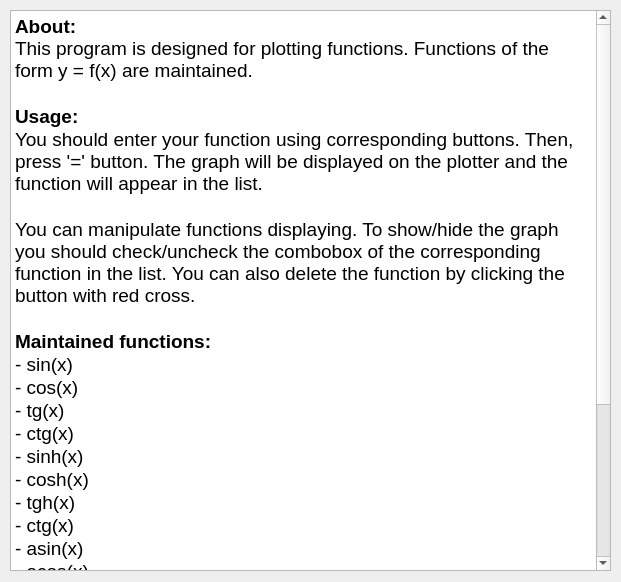
<?xml version="1.0" encoding="UTF-8"?>
<ui version="4.0">
 <class>AboutDeveloper</class>
 <widget class="QDialog" name="AboutDeveloper">
  <property name="geometry">
   <rect>
    <x>0</x>
    <y>0</y>
    <width>621</width>
    <height>582</height>
   </rect>
  </property>
  <property name="windowTitle">
   <string>Dialog</string>
  </property>
  <widget class="QTextEdit" name="textEdit">
   <property name="geometry">
    <rect>
     <x>10</x>
     <y>10</y>
     <width>601</width>
     <height>561</height>
    </rect>
   </property>
   <property name="readOnly">
    <bool>true</bool>
   </property>
   <property name="html">
    <string>&lt;!DOCTYPE HTML PUBLIC &quot;-//W3C//DTD HTML 4.0//EN&quot; &quot;http://www.w3.org/TR/REC-html40/strict.dtd&quot;&gt;
&lt;html&gt;&lt;head&gt;&lt;meta name=&quot;qrichtext&quot; content=&quot;1&quot; /&gt;&lt;meta charset=&quot;utf-8&quot; /&gt;&lt;style type=&quot;text/css&quot;&gt;
p, li { white-space: pre-wrap; }
hr { height: 1px; border-width: 0; }
li.unchecked::marker { content: &quot;\2610&quot;; }
li.checked::marker { content: &quot;\2612&quot;; }
&lt;/style&gt;&lt;/head&gt;&lt;body style=&quot; font-family:'Ubuntu Sans'; font-size:11pt; font-weight:400; font-style:normal;&quot;&gt;
&lt;p style=&quot; margin-top:0px; margin-bottom:0px; margin-left:0px; margin-right:0px; -qt-block-indent:0; text-indent:0px;&quot;&gt;&lt;span style=&quot; font-size:14pt; font-weight:700;&quot;&gt;About:&lt;/span&gt;&lt;span style=&quot; font-size:14pt;&quot;&gt;&lt;br /&gt;This program is designed for plotting functions. Functions of the form y = f(x) are maintained.&lt;/span&gt;&lt;/p&gt;
&lt;p style=&quot;-qt-paragraph-type:empty; margin-top:0px; margin-bottom:0px; margin-left:0px; margin-right:0px; -qt-block-indent:0; text-indent:0px; font-size:14pt;&quot;&gt;&lt;br /&gt;&lt;/p&gt;
&lt;p style=&quot; margin-top:0px; margin-bottom:0px; margin-left:0px; margin-right:0px; -qt-block-indent:0; text-indent:0px;&quot;&gt;&lt;span style=&quot; font-size:14pt; font-weight:700;&quot;&gt;Usage:&lt;/span&gt;&lt;/p&gt;
&lt;p style=&quot; margin-top:0px; margin-bottom:0px; margin-left:0px; margin-right:0px; -qt-block-indent:0; text-indent:0px;&quot;&gt;&lt;span style=&quot; font-size:14pt;&quot;&gt;You should enter your function using corresponding buttons. Then, press '=' button. The graph will be displayed on the plotter and the function will appear in the list.&lt;/span&gt;&lt;/p&gt;
&lt;p style=&quot;-qt-paragraph-type:empty; margin-top:0px; margin-bottom:0px; margin-left:0px; margin-right:0px; -qt-block-indent:0; text-indent:0px; font-size:14pt;&quot;&gt;&lt;br /&gt;&lt;/p&gt;
&lt;p style=&quot; margin-top:0px; margin-bottom:0px; margin-left:0px; margin-right:0px; -qt-block-indent:0; text-indent:0px;&quot;&gt;&lt;span style=&quot; font-size:14pt;&quot;&gt;You can manipulate functions displaying. To show/hide the graph you should check/uncheck the combobox of the corresponding function in the list. You can also delete the function by clicking the button with red cross.&lt;/span&gt;&lt;/p&gt;
&lt;p style=&quot;-qt-paragraph-type:empty; margin-top:0px; margin-bottom:0px; margin-left:0px; margin-right:0px; -qt-block-indent:0; text-indent:0px; font-size:14pt;&quot;&gt;&lt;br /&gt;&lt;/p&gt;
&lt;p style=&quot; margin-top:0px; margin-bottom:0px; margin-left:0px; margin-right:0px; -qt-block-indent:0; text-indent:0px;&quot;&gt;&lt;span style=&quot; font-size:14pt; font-weight:700;&quot;&gt;Maintained functions:&lt;/span&gt;&lt;/p&gt;
&lt;p style=&quot; margin-top:0px; margin-bottom:0px; margin-left:0px; margin-right:0px; -qt-block-indent:0; text-indent:0px;&quot;&gt;&lt;span style=&quot; font-size:14pt;&quot;&gt;- sin(x)&lt;/span&gt;&lt;/p&gt;
&lt;p style=&quot; margin-top:0px; margin-bottom:0px; margin-left:0px; margin-right:0px; -qt-block-indent:0; text-indent:0px;&quot;&gt;&lt;span style=&quot; font-size:14pt;&quot;&gt;- cos(x)&lt;/span&gt;&lt;/p&gt;
&lt;p style=&quot; margin-top:0px; margin-bottom:0px; margin-left:0px; margin-right:0px; -qt-block-indent:0; text-indent:0px;&quot;&gt;&lt;span style=&quot; font-size:14pt;&quot;&gt;- tg(x)&lt;/span&gt;&lt;/p&gt;
&lt;p style=&quot; margin-top:0px; margin-bottom:0px; margin-left:0px; margin-right:0px; -qt-block-indent:0; text-indent:0px;&quot;&gt;&lt;span style=&quot; font-size:14pt;&quot;&gt;- ctg(x)&lt;/span&gt;&lt;/p&gt;
&lt;p style=&quot; margin-top:0px; margin-bottom:0px; margin-left:0px; margin-right:0px; -qt-block-indent:0; text-indent:0px;&quot;&gt;&lt;span style=&quot; font-size:14pt;&quot;&gt;- sinh(x)&lt;/span&gt;&lt;/p&gt;
&lt;p style=&quot; margin-top:0px; margin-bottom:0px; margin-left:0px; margin-right:0px; -qt-block-indent:0; text-indent:0px;&quot;&gt;&lt;span style=&quot; font-size:14pt;&quot;&gt;- cosh(x)&lt;/span&gt;&lt;/p&gt;
&lt;p style=&quot; margin-top:0px; margin-bottom:0px; margin-left:0px; margin-right:0px; -qt-block-indent:0; text-indent:0px;&quot;&gt;&lt;span style=&quot; font-size:14pt;&quot;&gt;- tgh(x)&lt;/span&gt;&lt;/p&gt;
&lt;p style=&quot; margin-top:0px; margin-bottom:0px; margin-left:0px; margin-right:0px; -qt-block-indent:0; text-indent:0px;&quot;&gt;&lt;span style=&quot; font-size:14pt;&quot;&gt;- ctg(x)&lt;/span&gt;&lt;/p&gt;
&lt;p style=&quot; margin-top:0px; margin-bottom:0px; margin-left:0px; margin-right:0px; -qt-block-indent:0; text-indent:0px;&quot;&gt;&lt;span style=&quot; font-size:14pt;&quot;&gt;- asin(x)&lt;/span&gt;&lt;/p&gt;
&lt;p style=&quot; margin-top:0px; margin-bottom:0px; margin-left:0px; margin-right:0px; -qt-block-indent:0; text-indent:0px;&quot;&gt;&lt;span style=&quot; font-size:14pt;&quot;&gt;- acos(x)&lt;/span&gt;&lt;/p&gt;
&lt;p style=&quot; margin-top:0px; margin-bottom:0px; margin-left:0px; margin-right:0px; -qt-block-indent:0; text-indent:0px;&quot;&gt;&lt;span style=&quot; font-size:14pt;&quot;&gt;- atg(x)&lt;/span&gt;&lt;/p&gt;
&lt;p style=&quot; margin-top:0px; margin-bottom:0px; margin-left:0px; margin-right:0px; -qt-block-indent:0; text-indent:0px;&quot;&gt;&lt;span style=&quot; font-size:14pt;&quot;&gt;- actg(x)&lt;/span&gt;&lt;/p&gt;
&lt;p style=&quot; margin-top:0px; margin-bottom:0px; margin-left:0px; margin-right:0px; -qt-block-indent:0; text-indent:0px;&quot;&gt;&lt;span style=&quot; font-size:14pt;&quot;&gt;- ln(x)&lt;/span&gt;&lt;/p&gt;
&lt;p style=&quot; margin-top:0px; margin-bottom:0px; margin-left:0px; margin-right:0px; -qt-block-indent:0; text-indent:0px;&quot;&gt;&lt;span style=&quot; font-size:14pt;&quot;&gt;- lg(x)/log(x)&lt;/span&gt;&lt;/p&gt;
&lt;p style=&quot; margin-top:0px; margin-bottom:0px; margin-left:0px; margin-right:0px; -qt-block-indent:0; text-indent:0px;&quot;&gt;&lt;span style=&quot; font-size:14pt;&quot;&gt;- abs(x)&lt;/span&gt;&lt;/p&gt;
&lt;p style=&quot; margin-top:0px; margin-bottom:0px; margin-left:0px; margin-right:0px; -qt-block-indent:0; text-indent:0px;&quot;&gt;&lt;span style=&quot; font-size:14pt;&quot;&gt;- x^y&lt;/span&gt;&lt;/p&gt;
&lt;p style=&quot; margin-top:0px; margin-bottom:0px; margin-left:0px; margin-right:0px; -qt-block-indent:0; text-indent:0px;&quot;&gt;&lt;span style=&quot; font-size:14pt;&quot;&gt;- sqrt(x)&lt;/span&gt;&lt;/p&gt;
&lt;p style=&quot; margin-top:0px; margin-bottom:0px; margin-left:0px; margin-right:0px; -qt-block-indent:0; text-indent:0px;&quot;&gt;&lt;span style=&quot; font-size:14pt;&quot;&gt;- e&lt;/span&gt;&lt;/p&gt;
&lt;p style=&quot; margin-top:0px; margin-bottom:0px; margin-left:0px; margin-right:0px; -qt-block-indent:0; text-indent:0px;&quot;&gt;&lt;span style=&quot; font-size:14pt;&quot;&gt;- pi&lt;/span&gt;&lt;/p&gt;&lt;/body&gt;&lt;/html&gt;</string>
   </property>
  </widget>
 </widget>
 <resources/>
 <connections/>
</ui>
